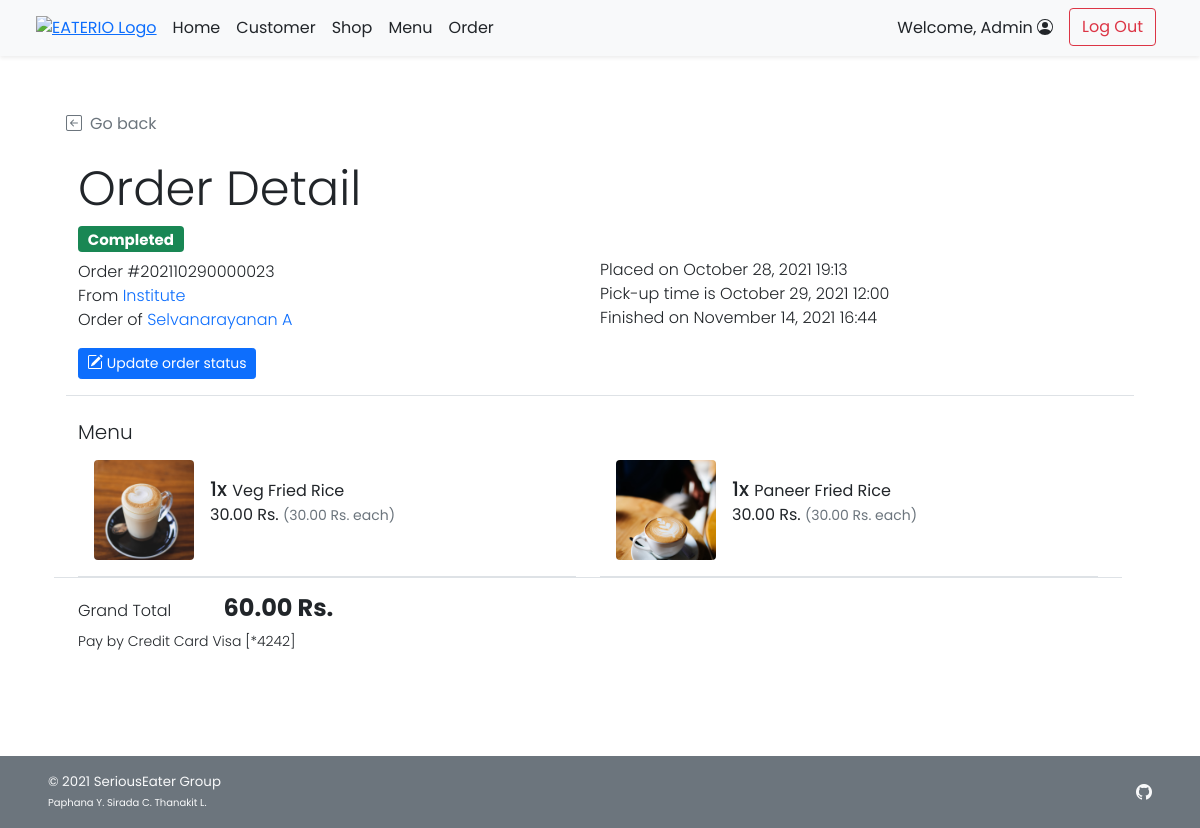
/admin/admin_order_detail.php?orh_id=23 (signed in), run on the app's committed database.
### tables this page shows
CREATE TABLE `order_header` (
  `orh_id` int(11) NOT NULL,
  `orh_refcode` varchar(15) DEFAULT NULL,
  `c_id` int(11) NOT NULL,
  `s_id` int(11) NOT NULL,
  `p_id` int(11) NOT NULL,
  `orh_ordertime` timestamp NOT NULL DEFAULT current_timestamp(),
  `orh_pickuptime` datetime NOT NULL,
  `orh_orderstatus` varchar(10) NOT NULL,
  `orh_finishedtime` datetime DEFAULT NULL
);

CREATE TABLE `shop` (
  `s_id` int(11) NOT NULL,
  `s_username` varchar(45) NOT NULL,
  `s_pwd` varchar(45) NOT NULL,
  `s_name` varchar(100) NOT NULL,
  `s_location` varchar(100) NOT NULL,
  `s_openhour` time NOT NULL,
  `s_closehour` time NOT NULL,
  `s_status` tinyint(4) NOT NULL DEFAULT 1 COMMENT 'Shop ready for taking an order or not (True for open, False for close)',
  `s_preorderStatus` tinyint(4) NOT NULL DEFAULT 1 COMMENT 'Shop is ready for tomorrow pre-order or not',
  `s_email` varchar(100) NOT NULL,
  `s_phoneno` varchar(45) NOT NULL,
  `s_pic` text DEFAULT NULL
);

CREATE TABLE `customer` (
  `c_id` int(11) NOT NULL,
  `c_username` varchar(45) NOT NULL,
  `c_pwd` varchar(45) NOT NULL,
  `c_firstname` varchar(45) NOT NULL,
  `c_lastname` varchar(45) NOT NULL,
  `c_email` varchar(100) NOT NULL,
  `c_gender` varchar(1) NOT NULL COMMENT 'M for Male, F for Female',
  `c_type` varchar(3) NOT NULL COMMENT 'Type of customer in this canteen (STD for student, INS for instructor, STF for staff, GUE for guest, ADM for admin, OTH for other)'
);

CREATE TABLE `order_detail` (
  `ord_id` int(11) NOT NULL,
  `orh_id` int(11) NOT NULL,
  `f_id` int(11) NOT NULL,
  `ord_amount` int(11) NOT NULL,
  `ord_buyprice` decimal(6,2) NOT NULL COMMENT 'To keep the snapshot of selected menu cost at the time of the purchase.',
  `ord_note` text DEFAULT NULL
);

CREATE TABLE `food` (
  `f_id` int(11) NOT NULL,
  `s_id` int(11) NOT NULL,
  `f_name` varchar(100) NOT NULL,
  `f_price` decimal(6,2) NOT NULL,
  `f_todayavail` tinyint(4) NOT NULL DEFAULT 1 COMMENT 'Food is available to order or not',
  `f_preorderavail` tinyint(4) NOT NULL DEFAULT 1,
  `f_pic` text DEFAULT NULL
);

CREATE TABLE `payment` (
  `p_id` int(11) NOT NULL,
  `c_id` int(11) NOT NULL,
  `p_type` varchar(45) NOT NULL,
  `p_amount` decimal(7,2) NOT NULL,
  `p_detail` text DEFAULT NULL
);

### admin/admin_order_detail.php (the view, shortened to what this page needs)
<!DOCTYPE html>
<html lang="en">
<head>
    <?php
        include("../conn_db.php");
        include('../head.php');
    ?>
    <link href="../css/main.css" rel="stylesheet">
    <link href="../css/menu.css" rel="stylesheet">
</head>
<body class="d-flex flex-column h-100">
    <?php include('nav_header_admin.php')?>
    <div class="container px-5 py-4" id="cart-body">
        <div class="row my-4 border-bottom">
            <a class="nav nav-item text-decoration-none text-muted mb-2" href="#" onclick="history.back();">
                <i class="bi bi-arrow-left-square me-2"></i>Go back
            </a>
            <h2 class="pt-3 display-5">Order Detail</h2>
            <?php
                $orh_id = $_GET["orh_id"];
                $orh_query = "SELECT * FROM order_header WHERE orh_id = {$orh_id}";
                $orh_arr = $mysqli -> query($orh_query) -> fetch_array();
            ?>
            <div class="row row-cols-1 row-cols-md-2">
                <div class="col mb-2 mb-md-0">
                    <ul class="list-unstyled fw-light">
                        <li class="list-item mb-2">
                            <?php if($orh_arr["orh_orderstatus"]=="ACPT"){ ?>
                            <h5><span class="fw-bold badge bg-info text-dark">Accepted</span></h5>
                            <?php }else if($orh_arr["orh_orderstatus"]=="PREP"){ ?>
                            <h5><span class="fw-bold badge bg-warning text-dark">Preparing</span></h5>
                            <?php }else if($orh_arr["orh_orderstatus"]=="RDPK"){ ?>
                            <h5><span class="fw-bold badge bg-primary text-white">Ready to pick up</span></h5>
                            <?php }else if($orh_arr["orh_orderstatus"]=="FNSH"){?>
                            <h5><span class="fw-bold badge bg-success text-white">Completed</span></h5>
                            <?php } ?>
                        </li>
                        <li class="list-item">Order #<?php echo $orh_arr["orh_refcode"];?></li>
                        <li class="list-item">From
                            <a class="text-decoration-none link-primary"
                                href="admin_shop_detail.php?c_id=<?php echo $orh_arr['s_id']?>">
                                <?php
                                $shop_query = "SELECT s_name FROM shop WHERE s_id = {$orh_arr['s_id']};";
                                $shop_arr = $mysqli -> query($shop_query) -> fetch_array();
                                echo $shop_arr["s_name"];
                            ?>
                            </a>
                        </li>
                        <li class="list-item">Order of
                            <a class="text-decoration-none link-primary"
                                href="admin_customer_detail.php?c_id=<?php echo $orh_arr['c_id']?>">
                                <?php
                                $cust_query = "SELECT c_firstname,c_lastname FROM customer WHERE c_id = {$orh_arr['c_id']};";
                                $cust_arr = $mysqli -> query($cust_query) -> fetch_array();
                                echo $cust_arr["c_firstname"]." ".$cust_arr["c_lastname"];
                            ?>
                            </a>
                        </li>
                    </ul>
                </div>
                <div class="col">
                    <ul class="list-unstyled fw-light">
                        <?php
                            $od_placedate = (new Datetime($orh_arr["orh_ordertime"])) -> format("F j, Y H:i");
                            $od_pickupdate = (new Datetime($orh_arr["orh_pickuptime"])) -> format("F j, Y H:i");
                        ?>
                        <li class="mb-2">&nbsp;</li>
                        <li>Placed on <?php echo $od_placedate;?></li>
                        <li>Pick-up time is <?php echo $od_pickupdate;?></li>
                        <?php if($orh_arr["orh_orderstatus"]!="FNSH"){ ?>
                        <li>The order is not finish yet.</li>
                        <?php }else{
                            $od_finishtime = (new Datetime($orh_arr["orh_finishedtime"])) -> format("F j, Y H:i");
                        ?>
                        <li>Finished on <?php echo $od_finishtime;?></li>
                        <?php } ?>
                    </ul>
                </div>
            </div>
            <div class="row mb-3">
                <div class="col">
                <a class="btn btn-sm btn-primary mt-2 mt-md-0" href="admin_order_update.php?orh_id=<?php echo $_GET["orh_id"]?>">
                Update order status
                </a>
                </div>
            </div>
        </div>
        <div class="row mb-5">
            <div class="col">
                <div class="row row-cols-1">
                    <div class="col">
                        <h5 class="fw-light">Menu</h5>
                    </div>
                    <div class="col row row-cols-1 row-cols-md-2 border-bottom">
                        <?php
                            $ord_query = "SELECT f.f_id,f.f_name,f.f_pic,ord.ord_amount,ord.ord_buyprice,ord_note FROM order_detail ord INNER JOIN food f ON ord.f_id = f.f_id WHERE ord.orh_id = {$orh_id}";
                            $ord_result = $mysqli -> query($ord_query);
                            while($ord_row = $ord_result -> fetch_array()){
                        ?>
                        <div class="col">
                            <ul class="list-group">
                                <a class="text-decoration-none"
                                    href="admin_food_detail.php?f_id=<?php echo $ord_row["f_id"]?>">
                                    <li
                                        class="list-group-item d-flex border-0 pb-3 border-bottom w-100 justify-content-between align-items-center">
                                        <div class="image-parent">
                                            <img <?php
                                            if(is_null($ord_row["f_pic"])){echo "src='../img/default.png'";}
                                            else{echo "src=\"../img/{$ord_row['f_pic']}\"";}
                                        ?> class="img-fluid rounded"
                                                style="width: 100px; height:100px; object-fit:cover;"
                                                alt="<?php echo $ord_row["f_name"]?>">
                                        </div>
                                        <div class="ms-3 me-auto">
                                            <div class="fw-normal"><span class="h5"><?php echo $ord_row["ord_amount"]?>x
                                                </span><?php echo $ord_row["f_name"]?>
                                                <p><?php printf("%.2f Rs. <small class='text-muted'>(%.2f Rs. each)</small>",$ord_row["ord_buyprice"]*$ord_row["ord_amount"],$ord_row["ord_buyprice"]);?><br />
                                                </p>
                                            </div>
                                        </div>
                                    </li>
                                </a>
                            </ul>
                        </div>
                        <?php } ?>
                    </div>
                    <div class="col my-3">
                        <ul class="list-inline justify-content-between">
                            <li class="list-inline-item fw-light me-5">Grand Total</li>
                            <li class="list-inline-item fw-bold h4">
                                <?php
                                    $gt_query = "SELECT SUM(ord_amount*ord_buyprice) AS gt FROM order_detail WHERE orh_id = {$orh_id}";
                                    $gt_arr = $mysqli -> query($gt_query) -> fetch_array();
                                    printf("%.2f Rs.",$gt_arr["gt"]);
                                ?>
                            </li>
                            <li class="list-item fw-light small">Pay by
                                <?php
                                    $py_query = "SELECT p_type,p_detail FROM payment WHERE p_id = {$orh_arr['p_id']} LIMIT 0,1;";
                                    $py_arr = $mysqli -> query($py_query) -> fetch_array();
                                    switch($py_arr["p_type"]){
                                        case "CRDC": echo "Credit Card"; break;
                                    }
                                    echo " ".$py_arr["p_detail"];
                                ?>
                            </li>
                        </ul>
                    </div>
                </div>
            </div>
        </div>
    </div>
    <footer
        class="footer d-flex flex-wrap justify-content-between align-items-center px-5 py-3 mt-auto bg-secondary text-light">
        <span class="smaller-font">&copy; 2021 SeriousEater Group<br /><span class="xsmall-font">Paphana Y. Sirada C.
                Thanakit L.</span></span>
        <ul class="nav justify-content-end list-unstyled d-flex">
            <li class="ms-3"><a class="text-light" target="_blank" href="https://github.com/waterthatfrozen/EATERIO"><i
                        class="bi bi-github"></i></a></li>
        </ul>
    </footer>
</body>
</html>

### css/main.css (style rules this page uses)
html { height: 100%; }
body { height: 100%; padding-top: 4rem; margin-bottom: -50px; font-family: 'Poppins', 'Noto Sans Thai', sans-serif; }
a { cursor: pointer; }
.bi { vertical-align: -.125em; fill: currentColor; }
.text-white { color: white; }
.smaller-font { font-size: smaller; }
.xsmall-font { font-size: x-small; }

### css/menu.css (style rules this page uses)
html, body { height: 100%; }
.image-parent { max-width: 100px; }

### data on the page
order_header: orh_refcode "202110290000023", orh_ordertime "October 28, 2021 19:13", orh_pickuptime "October 29, 2021 12:00", orh_finishedtime "November 14, 2021 16:44"
shop: s_name "Institute"
customer: c_firstname "Selvanarayanan", c_lastname "A"
order_detail: f.f_pic (picture), ord_amount "1", f.f_name "Veg Fried Rice", $ord_row['ord_buyprice']*$ord_row['ord_amount'] "30.00", ord_buyprice "30.00"
order_detail: f.f_pic (picture), ord_amount "1", f.f_name "Paneer Fried Rice", $ord_row['ord_buyprice']*$ord_row['ord_amount'] "30.00", ord_buyprice "30.00"
payment: p_detail "Visa [*4242]"

### other printed values
$_SESSION['firstname'] "Admin"
$gt_arr["gt"] "60.00"
